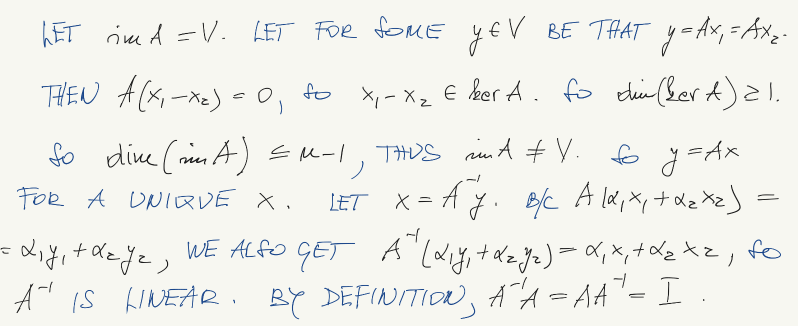
#> input picture How_to_OCR/Sources/linear.png, 1596 x 652 px (shown at 1/2 size)
$ python main.py
#> lines starting #> are read from the running program, lines starting #| are printed output that depends on the picture; after the words box and inside, x2 and y2 are one past the last pixel; in counts of white or black regions, pixels touching at a corner belong together
#Text image interpreter
#By Tim Chinenov
import Letter
import utils
#import statistics
import cv2
import numpy as np
from matplotlib import pyplot as plt


#function finds the corners given the top,bottom,left,and right
#maximum pixels
def findCorners(bound):
    c1 = [bound[3][0],bound[0][1]]
    c2 = [bound[1][0],bound[0][1]]
    c3 = [bound[1][0],bound[2][1]]
    c4 = [bound[3][0],bound[2][1]]
    return [c1,c2,c3,c4]

#function finds the minimization of the weighted within-class variance
#this algorithm is adapted from:
#https://opencv-python-tutroals.readthedocs.io/en/latest/py_tutorials/py_imgproc/py_thresholding/py_thresholding.html
# [37 lines left out: function findThresh, not called in this run]

def dist(P1,P2):
    return np.sqrt((P1[0]-P2[0])**2+(P1[1]-P2[1])**2)

#function takes two rectangles of corners and combines them into a single
#rectangle
def mergeBoxes(c1,c2):
    newRect = []
    #find new corner for the top left
    cx = min(c1[0][0],c2[0][0])
    cy = min(c1[0][1],c2[0][1])
    newRect.append([cx,cy])
    #find new corner for the top right
    cx = max(c1[1][0],c2[1][0])
    cy = min(c1[1][1],c2[1][1])
    newRect.append([cx,cy])
    #find new corner for bottm right
    cx = max(c1[2][0],c2[2][0])
    cy = max(c1[2][1],c2[2][1])
    newRect.append([cx,cy])
    #find new corner for bottm left
    cx = min(c1[3][0],c2[3][0])
    cy = max(c1[3][1],c2[3][1])
    newRect.append([cx,cy])
    return newRect

#given a list of corners that represent the corners of a box,
#find the center of that box
def findCenterCoor(c1):
    width = abs(c1[0][0]-c1[1][0])
    height = abs(c1[0][1]-c1[3][1])
    return([c1[0][0]+(width/2.0), c1[0][1]+(height/2.0)])

#take two points and find their slope
# [12 lines left out: functions findSlope, isInside, not called in this run]

def findArea(c1):
    return abs(c1[0][0]-c1[1][0])*abs(c1[0][1]-c1[3][1])


if __name__ == "__main__":
    bndingBx = []#holds bounding box of each countour
    corners = []

    img = cv2.imread('linear.png',0) #read image

    #perform gaussian blur (5*5)
    blur = cv2.GaussianBlur(img,(5,5),0)
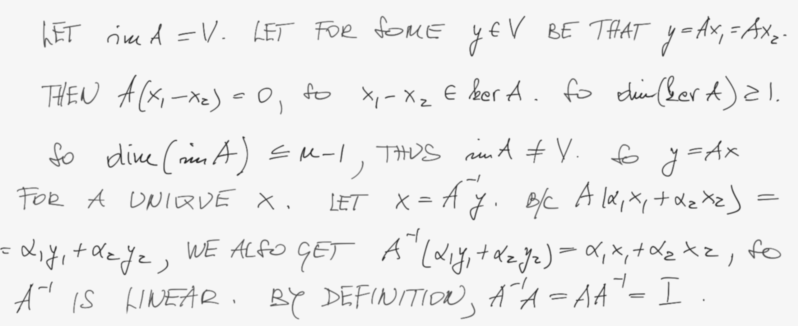
#> blur: shape (652, 1596) (shown at 1/2 size); min 33, max 246, mean 239.3
    #apply adaptive threshold to image
    th3 = cv2.adaptiveThreshold(img,255,cv2.ADAPTIVE_THRESH_GAUSSIAN_C,cv2.THRESH_BINARY,11,2)
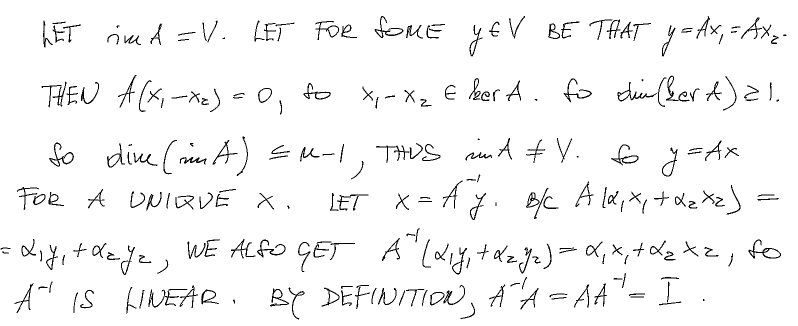
#> th3: shape (652, 1596) (shown at 1/2 size); 96.4% white; black in thin lines or dots
    th3 = cv2.bitwise_not(th3)
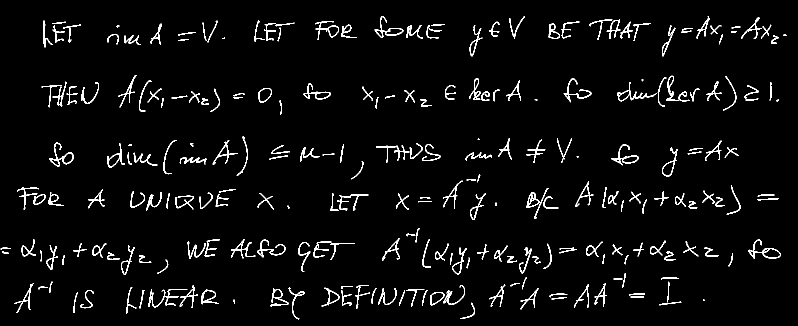
#> th3: shape (652, 1596) (shown at 1/2 size); 3.6% white in thin lines or dots
    #Otsu method if preferred
    # ret3,th3 = cv2.threshold(blur,0,255,cv2.THRESH_BINARY_INV+cv2.THRESH_OTSU)
    #reassign contours to the filled in image
    contours, heirar = cv2.findContours(th3, cv2.RETR_CCOMP, cv2.CHAIN_APPROX_SIMPLE)
#> contours = 367 contours, 64 with area under 20; largest, box (x1, y1, x2, y2) and area: (1497, 479, 1562, 517) 766, (98, 285, 148, 333) 650, (1324, 295, 1355, 353) 588, (516, 176, 544, 206) 570, (1222, 289, 1277, 331) 541
    #find the rectangle around each contour
    for num in range(0,len(contours)):
        #make sure contour is for letter and not cavity
        if(heirar[0][num][3] == -1):
            left = tuple(contours[num][contours[num][:,:,0].argmin()][0])
            right = tuple(contours[num][contours[num][:,:,0].argmax()][0])
            top = tuple(contours[num][contours[num][:,:,1].argmin()][0])
            bottom = tuple(contours[num][contours[num][:,:,1].argmax()][0])
            bndingBx.append([top,right,bottom,left])
#> this loop made 367 passes
#> (left, right, top, bottom) on passes 1, 2, 3, 5, 7, 8, 9, 10: ((921, 636), (949, 626), (943, 605), (921, 637)), ((1318, 608), (1362, 604), (1359, 603), (1319, 610)), ((466, 600), (469, 606), (467, 599), (468, 606)), ((1103, 597), (1132, 595), (1127, 594), (1103, 598)), ((1258, 589), (1289, 588), (1267, 587), (1258, 591)), ((1099, 591), (1134, 589), (1113, 587), (1100, 594)), ((147, 612), (155, 587), (154, 585), (147, 625)), ((860, 591), (888, 592), (871, 584), (862, 610))
#> after the loop, bndingBx = 251 items

    #find the edges of each bounding box
    for bx in bndingBx:
        corners.append(findCorners(bx))
#> this loop made 251 passes
#> (bx, c1 in findCorners, c2 in findCorners, c3 in findCorners) on passes 1, 5, 7: ([(943, 605), (949, 626), (921, 637), (921, 636)], [921, 605], [949, 605], [949, 637]), ([(1127, 594), (1132, 595), (1103, 598), (1103, 597)], [1103, 594], [1132, 594], [1132, 598]), ([(1267, 587), (1289, 588), (1258, 591), (1258, 589)], [1258, 587], [1289, 587], [1289, 591])
#> after the loop, corners = 251 items

    #draw the countours on thresholded image
    #x,y,w,h = cv2.boundingRect(th3)
    imgplot = plt.imshow(img,'gray')
    #draw the box
    # for bx in corners:
    #     plt.plot([bx[0][0],bx[1][0]],[bx[0][1],bx[1][1]],'g-',linewidth=2)
    #     plt.plot([bx[1][0],bx[2][0]],[bx[1][1],bx[2][1]],'g-',linewidth=2)
    #     plt.plot([bx[2][0],bx[3][0]],[bx[2][1],bx[3][1]],'g-',linewidth=2)
    #     plt.plot([bx[3][0],bx[0][0]],[bx[3][1],bx[0][1]],'g-',linewidth=2)

    ###############################################
    ####HERE WE WILL COMBINE DOTS WITH THEIR RESPECTIVE I'S A j'S
    #-IDEAS, USE IMAGE PROCESSING TO FIND LETTERS THAT HAVE
    #TOO SMALL OF AN AREA (LESS THAN AVG-STD) AND HAVE A CIRCULITY OF SOME RATING
    ##THOUGHT TWO,
    plt.clf()
    err = 2 #error value for minor/major axis ratio
    #list will hold the areas of each bounding boxes
    Area = []
    #go through each corner and append its area to the list
    for corner in corners:
        Area.append(findArea(corner))
#> this loop made 251 passes
#> corner on passes 1 to 3: [[921, 605], [949, 605], [949, 637], [921, 637]], [[1318, 603], [1362, 603], [1362, 610], [1318, 610]], [[466, 599], [469, 599], [469, 606], [466, 606]]
#> after the loop, Area = 251 values, max 3002 at index 193, min 6 at index 3, mean 732.1
    Area = np.asarray(Area) #organize list into array format
    avgArea = np.mean(Area) #find average area
#> avgArea = 732.1
    stdArea = np.std(Area) #find standard deviation of area
#> stdArea = 644.5
    outlier = (Area < avgArea - stdArea) #find the out liers, these are probably the dots
    for num in range(0,len(outlier)): #go through each outlier
        dot = False
        if(outlier[num]): #if the outlier is a dot, perform operations
            #create new image of black pixels
            black = np.zeros((len(img),len(img[0])),np.uint8)
            #add white pixels in the region that contains the outlier
            cv2.rectangle(black,(corners[num][0][0],corners[num][0][1]),(corners[num][2][0],corners[num][2][1]),(255,255),-1)
            #perform bitwise operation on original image to isolate outlier
            fin =  cv2.bitwise_and(th3,black)
            #find the contours of this outlier
            tempCnt,tempH = cv2.findContours(fin,cv2.RETR_CCOMP, cv2.CHAIN_APPROX_SIMPLE)
            #loop, due to structure of countours
            for cnt in tempCnt:
                #create bounding rectangle of contour
                rect = cv2.minAreaRect(cnt)
                #calculate major and minor axis
                axis1 = rect[1][0]/2.0
                axis2 = rect[1][1]/2.0
                if(axis1 != 0 and axis2 != 0): # do not perform if image has 0 dimension
                    ratio = axis1/axis2 #calculate ratio of axis
                    #if ratio is close to 1 (circular), then most likely a dot
                    if ratio > 1.0 - err and ratio < err + 1.0:
                        dot = True
            #if contour is a dot, we want to connect it to the closest
            #bounding box that is beneath it
            if dot:
                bestCorner = corners[num]
                closest = np.inf
                for crn in corners: # go through each set of corners
                    #find width and height of bounding box
                    width = abs(crn[0][0]-crn[1][0])
                    height = abs(crn[0][1]-crn[3][1])
                    #check to make sure character is below in position (greater y value)
                    if(corners[num][0][1] > crn[0][1]):
                        continue #if it's above the dot we don't care
                    elif dist(corners[num][0],crn[0]) < closest and crn != corners[num]:# and (findSlope(findCenterCoor(corners[num]),crn[0])) > 0:
                        # if(findArea(mergeBoxes(corners[num],crn))> avgArea+stdArea):
                        #     continue
                        #check the distance if it is below the dot
                        cent = findCenterCoor(crn)
                        bestCorner = crn
                        closest = dist(corners[num][0],crn[0])
                #modify the coordinates of the pic to include the dot
                #print(bestCorner)
                newCorners = mergeBoxes(corners[num],bestCorner)
                corners.append(newCorners)
                #print(newCorners)
                corners[num][0][0] = 0
                corners[num][0][1] = 0
                corners[num][1][0] = 0
                corners[num][1][1] = 0
                corners[num][2][0] = 0
                corners[num][2][1] = 0
                corners[num][3][0] = 0
                corners[num][3][1] = 0
                bestCorner[0][0] = 0
                bestCorner[0][1] = 0
                bestCorner[1][0] = 0
                bestCorner[1][1] = 0
                bestCorner[2][0] = 0
                bestCorner[2][1] = 0
                bestCorner[3][0] = 0
                bestCorner[3][1] = 0
#> this loop made 251 passes
#> pass 3, `fin =  cv2.bitwise_and(th3,black)`:
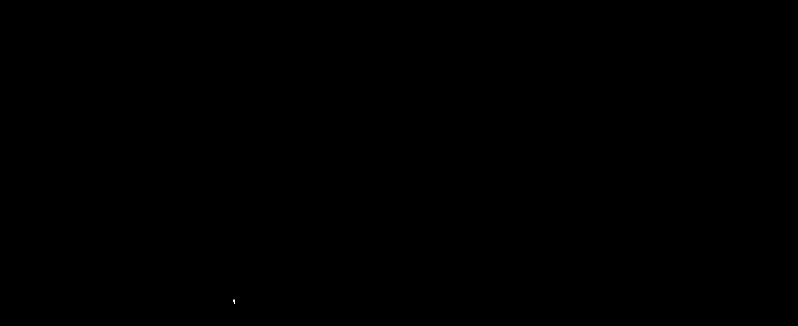
#> fin: shape (652, 1596) (shown at 1/2 size); 0% white in thin lines or dots, all inside (x1, y1, x2, y2) = (466, 599, 470, 607)

    ###############################################
    # Take letters and turn them into objects
    AllLetters = []
    counter = 0
    for bx in corners:
        width = abs(bx[1][0] - bx[0][0])
        height = abs(bx[3][1] - bx[0][1])
        if width*height == 0:
            continue
        plt.plot([bx[0][0],bx[1][0]],[bx[0][1],bx[1][1]],'g-',linewidth=2)
        plt.plot([bx[1][0],bx[2][0]],[bx[1][1],bx[2][1]],'g-',linewidth=2)
        plt.plot([bx[2][0],bx[3][0]],[bx[2][1],bx[3][1]],'g-',linewidth=2)
        plt.plot([bx[3][0],bx[0][0]],[bx[3][1],bx[0][1]],'g-',linewidth=2)
#> (the run stopped early here; a loop or call above may not have finished)

$ run again, with How_to_OCR/Sources/bill.png copied over How_to_OCR/Sources/linear.png
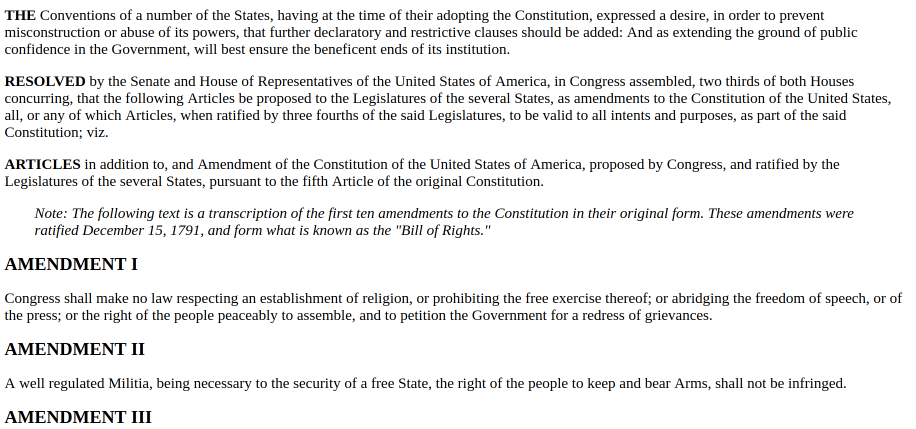
#> input picture How_to_OCR/Sources/bill.png, 1832 x 857 px (shown at 1/2 size)
#> `th3 = cv2.adaptiveThreshold(img,255,cv2.ADAPTIVE_THRESH_GAUSSIAN_C,cv2..`:
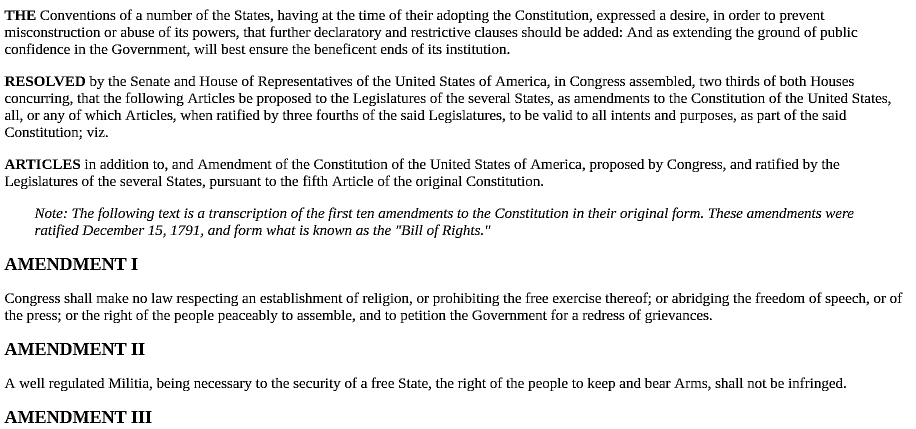
#> th3: shape (857, 1832) (shown at 1/2 size); 92.5% white; black in thin lines or dots
#> `th3 = cv2.bitwise_not(th3)`:
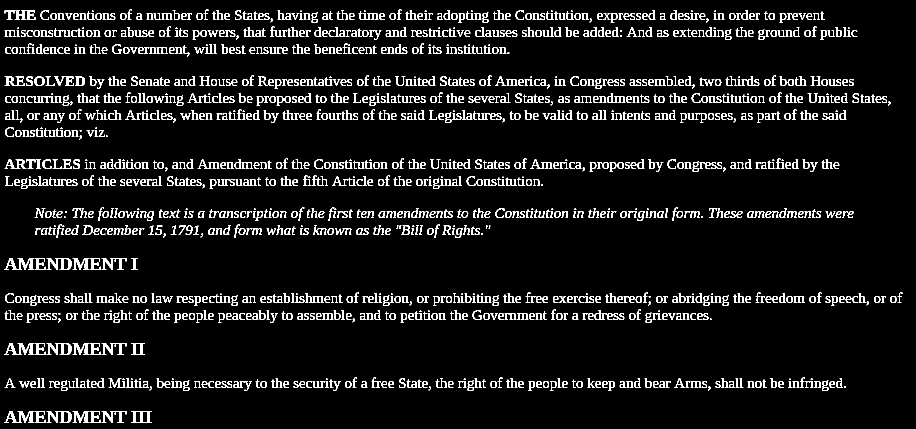
#> th3: shape (857, 1832) (shown at 1/2 size); 7.5% white in thin lines or dots
#> contours = 1992 contours, 164 with area under 20; largest, box (x1, y1, x2, y2) and area: (93, 822, 143, 846) 596, (93, 686, 143, 710) 596, (93, 516, 143, 540) 596, (9, 822, 68, 846) 492, (9, 686, 68, 710) 492
#> the loop `for num in range(0,len(contours)):` made 1992 passes
#> (left, right, top, bottom) on passes 10, 12, 13, 14, 15, 16, 22, 23: ((9, 844), (67, 845), (19, 822), (9, 845)), ((1416, 779), (1420, 777), (1417, 773), (1416, 780)), ((857, 779), (861, 777), (858, 773), (857, 780)), ((299, 779), (303, 776), (300, 773), (299, 780)), ((1688, 773), (1691, 774), (1689, 772), (1688, 775)), ((1659, 765), (1669, 774), (1662, 762), (1662, 775)), ((1576, 775), (1583, 775), (1577, 762), (1578, 775)), ((1557, 764), (1567, 768), (1559, 762), (1559, 775))
#> after the loop `for num in range(0,len(contours)):`: bndingBx = 1442 items
#> the loop `for bx in bndingBx:` made 1442 passes
#> (bx, c1 in findCorners, c2 in findCorners, c3 in findCorners, c4 in findCorners) on passes 14, 20, 21: ([(1662, 762), (1669, 774), (1662, 775), (1659, 765)], [1659, 762], [1669, 762], [1669, 775], [1659, 775]), ([(1559, 762), (1567, 768), (1559, 775), (1557, 764)], [1557, 762], [1567, 762], [1567, 775], [1557, 775]), ([(1513, 762), (1522, 772), (1513, 775), (1510, 767)], [1510, 762], [1522, 762], [1522, 775], [1510, 775])
#> the loop `for corner in corners:` made 1442 passes
#> corner on passes 1 to 3: [[291, 822], [302, 822], [302, 845], [291, 845]], [[277, 822], [288, 822], [288, 845], [277, 845]], [[263, 822], [274, 822], [274, 845], [263, 845]]
#> after the loop `for corner in corners:`: Area = 1442 values, max 1334 at index 8, min 4 at index 97, mean 170.7
#> avgArea = 170.7
#> stdArea = 135.8
#> the loop `for num in range(0,len(outlier)):` made 1442 passes

$ run again, with How_to_OCR/Sources/const.png copied over How_to_OCR/Sources/linear.png
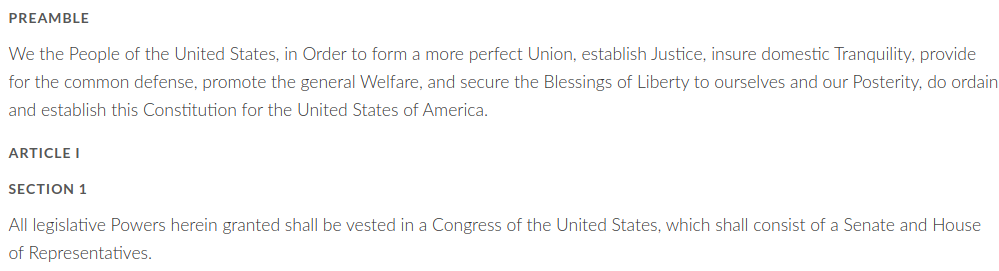
#> input picture How_to_OCR/Sources/const.png, 999 x 271 px
#> `blur = cv2.GaussianBlur(img,(5,5),0)`:
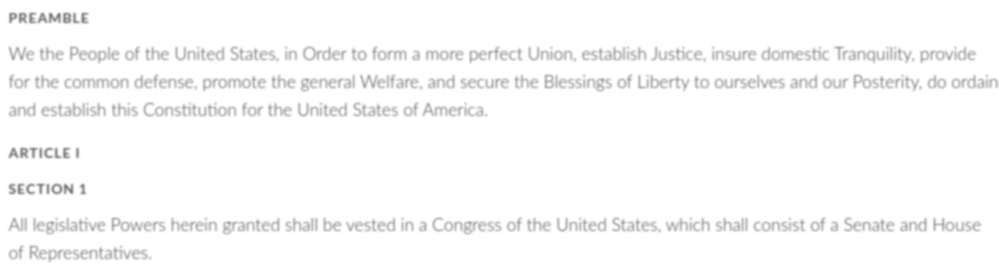
#> blur: shape (271, 999); min 119, max 255, mean 249.5
#> `th3 = cv2.adaptiveThreshold(img,255,cv2.ADAPTIVE_THRESH_GAUSSIAN_C,cv2..`:
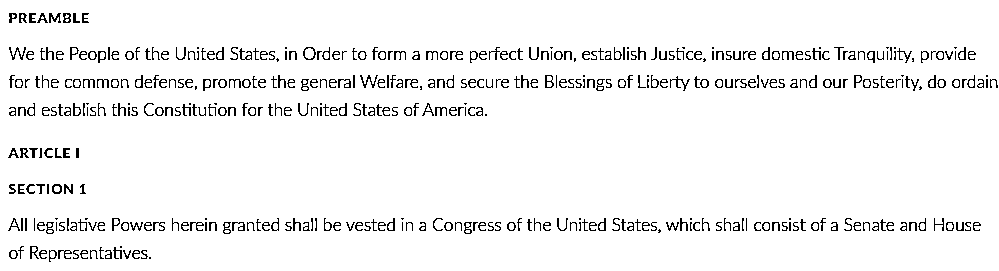
#> th3: shape (271, 999); 95.2% white; black in thin lines or dots
#> contours = 602 contours, 343 with area under 20; largest, box (x1, y1, x2, y2) and area: (303, 47, 316, 60) 120, (304, 47, 315, 60) 96, (545, 75, 554, 88) 84, (52, 184, 62, 194) 73, (339, 103, 347, 116) 60
#> the loop `for num in range(0,len(contours)):` made 602 passes
#> (left, right, top, bottom) on passes 2, 3, 6, 9, 11, 16, 18, 20: ((141, 251), (147, 256), (142, 250), (145, 258)), ((132, 253), (139, 257), (134, 250), (134, 258)), ((105, 251), (111, 258), (106, 250), (105, 258)), ((80, 253), (87, 258), (82, 250), (82, 258)), ((73, 251), (78, 256), (74, 250), (76, 258)), ((39, 252), (46, 257), (41, 250), (41, 258)), ((9, 252), (17, 255), (11, 250), (11, 258)), ((113, 250), (121, 258), (114, 247), (115, 258))
#> after the loop `for num in range(0,len(contours)):`: bndingBx = 437 items
#> the loop `for bx in bndingBx:` made 437 passes
#> (bx, c1 in findCorners, c2 in findCorners, c3 in findCorners, c4 in findCorners) on passes 2, 3, 8: ([(142, 250), (147, 256), (145, 258), (141, 251)], [141, 250], [147, 250], [147, 258], [141, 258]), ([(134, 250), (139, 257), (134, 258), (132, 253)], [132, 250], [139, 250], [139, 258], [132, 258]), ([(74, 250), (78, 256), (76, 258), (73, 251)], [73, 250], [78, 250], [78, 258], [73, 258])
#> the loop `for corner in corners:` made 437 passes
#> corner on passes 1 to 3: [[149, 257], [150, 257], [150, 258], [149, 258]], [[141, 250], [147, 250], [147, 258], [141, 258]], [[132, 250], [139, 250], [139, 258], [132, 258]]
#> after the loop `for corner in corners:`: Area = 437 values, max 266 at index 285, min 0 at index 58, mean 53.1
#> avgArea = 53.1
#> stdArea = 32.35
#> the loop `for num in range(0,len(outlier)):` made 437 passes
#> (tempCnt, newCorners) on pass 15: ([[[120, 246], [120, 247], [121, 247], [121, 246]]], [[120, 246], [130, 246], [130, 258], [120, 258]])

$ run again, with How_to_OCR/Sources/robo.png copied over How_to_OCR/Sources/linear.png
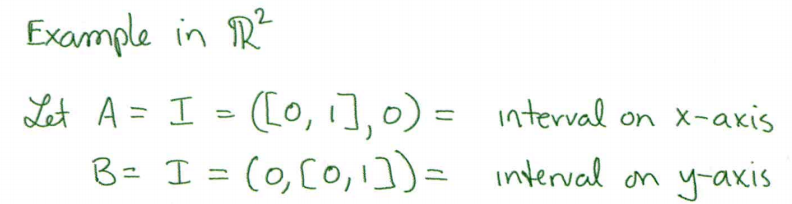
#> input picture How_to_OCR/Sources/robo.png, 792 x 204 px
#> `blur = cv2.GaussianBlur(img,(5,5),0)`:
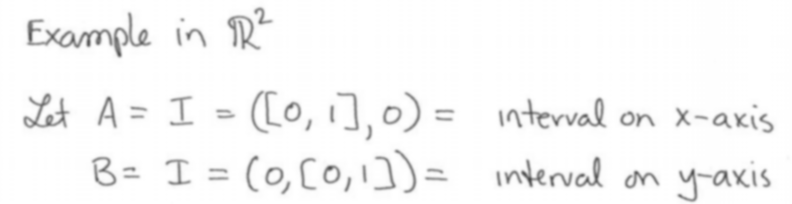
#> blur: shape (204, 792); min 75, max 255, mean 247.3
#> `th3 = cv2.adaptiveThreshold(img,255,cv2.ADAPTIVE_THRESH_GAUSSIAN_C,cv2..`:
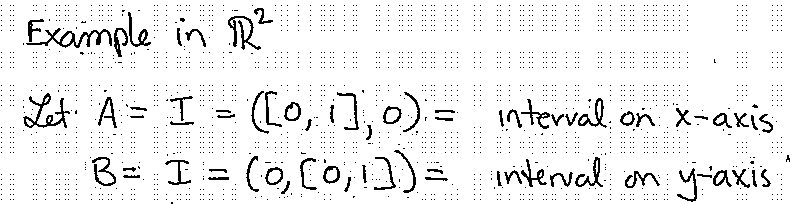
#> th3: shape (204, 792); 93.8% white; black in thin lines or dots
#> contours = 2100 contours, 2019 with area under 20; largest, box (x1, y1, x2, y2) and area: (26, 28, 112, 48) 400, (23, 93, 70, 128) 340, (578, 98, 607, 128) 256, (383, 106, 402, 124) 234, (228, 16, 261, 50) 226
#> the loop `for num in range(0,len(contours)):` made 2100 passes
#> (right, top, bottom) on passes 1, 85: ((172, 203), (171, 202), (171, 203)), ((354, 196), (353, 196), (353, 197))
#> after the loop `for num in range(0,len(contours)):`: bndingBx = 2080 items
#> the loop `for bx in bndingBx:` made 2080 passes
#> c4 in findCorners on passes 2 to 4: [781, 199], [777, 199], [772, 199]
#> the loop `for corner in corners:` made 2080 passes
#> corner on passes 1 to 3: [[171, 202], [172, 202], [172, 203], [171, 203]], [[781, 199], [781, 199], [781, 199], [781, 199]], [[777, 199], [777, 199], [777, 199], [777, 199]]
#> after the loop `for corner in corners:`: Area = 2080 values, max 1615 at index 1642, min 0 at index 1, mean 11.48
#> avgArea = 11.48
#> stdArea = 87.59
